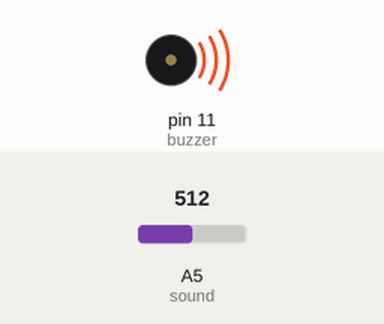
This sketch was run on a simulated Arduino Uno, built with avr-gcc and run on an emulated ATmega328P. Parts: buzzer (waves = sounding, pin HIGH). The test bench sets the inputs (shaded band); at power-on: A5 (sound) = 512.

Above: at 1.8 s.
1.9 s: A5 (sound) set to 111
3.4 s: A5 (sound) set to 92
At 4.7 s:
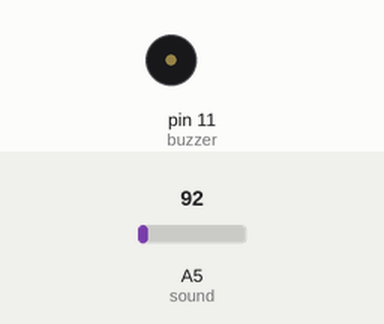
5.5 s: A5 (sound) set to 110
At 5.9 s:
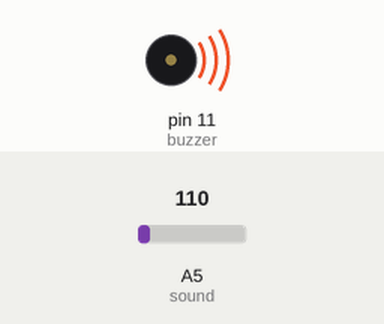
7.0 s: A5 (sound) set to 90
At 8.6 s:
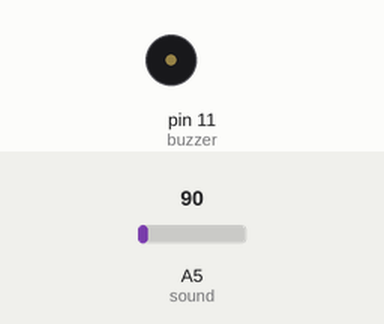
Timing chart, 0 to 10.0 s (numbered marks = the images above; inputs shaded):
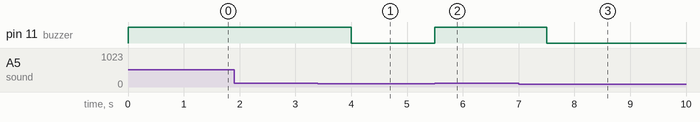

The sketch:

sound_microphone_buzzer.ino
```cpp
int buzzer = 11;
int sound = A5;
int limit = 100;

void setup() {
  pinMode(buzzer, OUTPUT);
  pinMode(sound, INPUT);

}

void loop() {
  int soundvalue = analogRead(sound);
  if(soundvalue >= limit)
  {
    digitalWrite(buzzer, HIGH);
    delay(1000);
  }
  else
  {
    digitalWrite(buzzer, LOW);
  }

}
```

Measured:
- the behaviour switches between 100 and 99 on A5 (sound) (found by bisection; images 0 and 1)
- after the input at 1.9 s, every drawn part: stays the same
- after the input at 3.4 s, pin 11 (buzzer): HIGH → LOW after 0.60 s
- after the input at 5.5 s, pin 11 (buzzer): LOW → HIGH at once
- after the input at 7.0 s, pin 11 (buzzer): HIGH → LOW after 0.50 s
